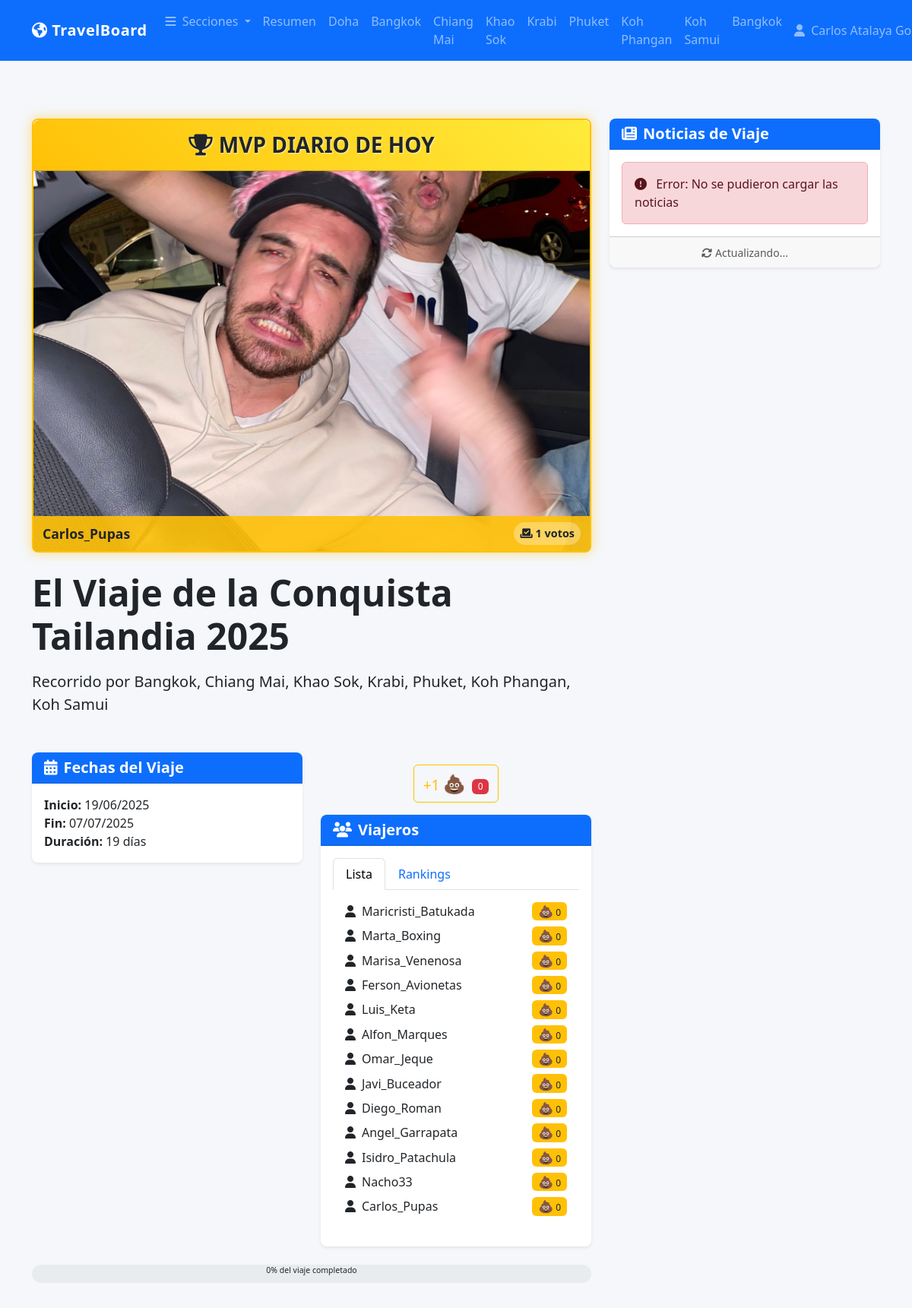
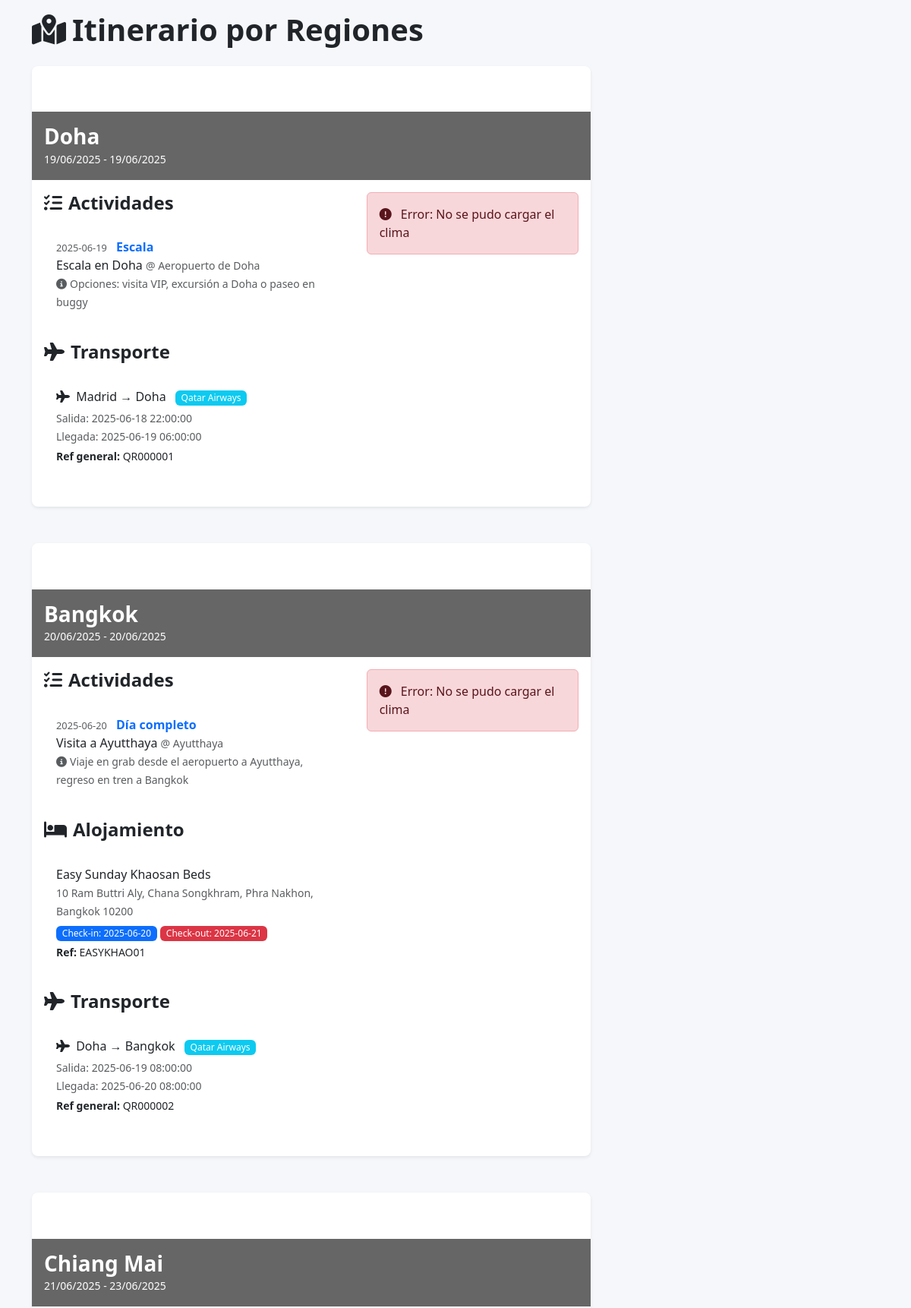
Screenshot of / (signed in, upper part) with the database file from the repository (2 pictures, top to bottom).
### models.py (models this page shows, shortened)
class User(UserMixin, db.Model):
    id = db.Column(db.Integer, primary_key=True)
    username = db.Column(db.String(80), unique=True, nullable=False)
    password_hash = db.Column(db.String(200), nullable=False)
    name = db.Column(db.String(100), nullable=False)
    phone = db.Column(db.String(20), nullable=True)
    is_admin = db.Column(db.Boolean, default=False)
    is_active_member = db.Column(db.Boolean, default=True)  # Campo para activación

class Vote(db.Model):
    id = db.Column(db.Integer, primary_key=True)
    category_id = db.Column(db.Integer, db.ForeignKey('vote_category.id'), nullable=False)
    voter_id = db.Column(db.Integer, db.ForeignKey('user.id'), nullable=False)
    traveler_name = db.Column(db.String(100), nullable=False)
    position = db.Column(db.Integer, nullable=False)  # 1-5 para la posición
    date = db.Column(db.Date, default=datetime.now().date)
    category = db.relationship('VoteCategory', backref=db.backref('votes', lazy=True))
    voter = db.relationship('User', backref=db.backref('votes_cast', lazy=True))

### app.py (the view)
@app.route('/')
def index():
    itinerary = load_itinerary('thailand_2025.yaml')
    if 'regions' not in itinerary or itinerary['regions'] is None:
        itinerary['regions'] = []
    current_date = datetime.now(pytz.UTC)
    current_region = get_current_region(itinerary, current_date)
    active_travelers = []
    if 'travelers' in itinerary and itinerary['travelers']:
        active_travelers = get_active_travelers(itinerary['travelers'])
    original_travelers = itinerary.get('travelers', [])
    itinerary['travelers'] = active_travelers
    daily_mvp = get_daily_mvp()
    return render_template('index.html',
                          itinerary=itinerary,
                          current_date=current_date,
                          current_region=current_region,
                          original_travelers=original_travelers,
                          daily_mvp=daily_mvp)  # Pasar el ganador a la plantilla

### app.py (called while the page is built)
@login_manager.user_loader
def load_user(user_id):
    return User.query.get(int(user_id))

@app.before_request
def check_initial_setup():
    public_endpoints = ['static', 'setup', 'auth.login', 'auth.logout']
    if request.endpoint in public_endpoints:
        return None
    user_count = User.query.count()
    if user_count == 0 and request.endpoint != 'setup':
        return redirect(url_for('setup'))
    if not current_user.is_authenticated and request.endpoint not in public_endpoints:
        return redirect(url_for('auth.login'))

def get_active_travelers(itinerary_travelers):
    from models import User
    active_users = User.query.filter_by(is_active_member=True).all()
    active_users_map = {}
    for user in active_users:
        active_users_map[user.username] = user
        active_users_map[user.name] = user
    active_travelers = []
    for traveler in itinerary_travelers:
        traveler_name = traveler['name']
        if traveler_name in active_users_map:
            active_travelers.append({
                'name': traveler_name,
                'phone': traveler.get('phone', ''),
                'user': active_users_map[traveler_name]
            })
    return active_travelers

### services/itinerary.py (called while the page is built)
def get_current_region(itinerary, current_date):
    for region in itinerary.get('regions', []):
        if (region.get('start_date') <= current_date <= region.get('end_date')):
            return region
    return None

### templates/index.html (shortened to what this page needs)
{% extends "base.html" %}
{% block content %}
{% if daily_mvp %}
<div class="card mvp-card mb-4 bounce-in">
    <div class="card-header mvp-header">
        <h3 class="mb-0 text-center">
            <i class="fas fa-trophy me-2"></i>MVP DIARIO
            {% if daily_mvp.is_yesterday %}
                DE AYER
            {% else %}
                DE HOY
            {% endif %}
        </h3>
    </div>
    <div class="position-relative">
        <img src="{{ url_for('static', filename='img/imagenes_graciosas_usuarios/' + daily_mvp.name + '.jpg') }}"
             class="img-fluid mvp-image-full" alt="{{ daily_mvp.name }}"
             onerror="this.src='{{ url_for('static', filename='img/placeholder-user.jpg') }}'"
             style="width: 100%; height: auto;">
        <div class="mvp-info-bar">
            <div class="d-flex justify-content-between align-items-center">
                <span class="mvp-name-compact">{{ daily_mvp.name }}</span>
                <span class="mvp-votes-compact">
                    <i class="fas fa-vote-yea me-1"></i>{{ daily_mvp.votes }} votos
                </span>
            </div>
        </div>
    </div>
</div>
{% endif %}
<div id="overview" class="mb-5">
    <h1 class="display-5">{{ itinerary.title }}</h1>
    <p class="lead">{{ itinerary.description }}</p>
    <div class="row mb-4 mt-5">
        <div class="col-md-6">
            <div class="card">
                <div class="card-header bg-primary text-white">
                    <h5 class="mb-0"><i class="fas fa-calendar-alt me-2"></i>Fechas del Viaje</h5>
                </div>
                <div class="card-body">
                    <p class="mb-0">
                        <strong>Inicio:</strong> {{ itinerary.start_date.strftime('%d/%m/%Y') }}<br>
                        <strong>Fin:</strong> {{ itinerary.end_date.strftime('%d/%m/%Y') }}<br>
                        <strong>Duración:</strong> {{ (itinerary.end_date - itinerary.start_date).days + 1 }} días
                    </p>
                </div>
            </div>
        </div>
        <div class="col-md-6">
            <div class="poop-counter-button text-center">
                <button class="btn btn-outline-warning" id="incrementPoopButton" title="¡He hecho caca!">
                    <span style="font-size: 1.2rem;">+1</span>
                    <span style="font-size: 1.5rem;">💩</span>
                    <span class="badge bg-danger ms-1" id="myPoopCount">0</span>
                </button>
            </div>
            <div class="card">
                <div class="card-header bg-primary text-white">
                    <h5 class="mb-0"><i class="fas fa-users me-2"></i>Viajeros</h5>
                </div>
                <div class="card-body">
                    {% if itinerary.travelers %}
                        <ul class="nav nav-tabs" id="travelersTabs" role="tablist">
                            <li class="nav-item" role="presentation">
                                <button class="nav-link active" id="travelers-tab" data-bs-toggle="tab"
                                        data-bs-target="#travelers-content" type="button" role="tab"
                                        aria-controls="travelers-content" aria-selected="true">
                                    Lista
                                </button>
                            </li>
                            <li class="nav-item" role="presentation">
                                <button class="nav-link" id="rankings-tab" data-bs-toggle="tab"
                                        data-bs-target="#rankings-content" type="button" role="tab"
                                        aria-controls="rankings-content" aria-selected="false">
                                    Rankings
                                </button>
                            </li>
                        </ul>
                        <div class="tab-content" id="travelersTabsContent">
                            <div class="tab-pane fade show active p-3" id="travelers-content" role="tabpanel" aria-labelledby="travelers-tab">
                                <ul class="list-unstyled mb-0">
                                    {% for traveler in itinerary.travelers %}
                                        <li class="d-flex justify-content-between align-items-center mb-2" data-traveler-name="{{ traveler.name }}">
                                            <div>
                                                <i class="fas fa-user me-2"></i>{{ traveler.name }}
                                            </div>
                                            <span class="badge bg-warning text-dark">
                                                <span style="font-size: 1rem;">💩</span>
                                                <span class="poop-count">0</span>
                                            </span>
                                        </li>
                                    {% endfor %}
                                </ul>
                            </div>
                        </div>
                    {% else %}
                        <p class="mb-0">No hay viajeros activos registrados.</p>
                    {% endif %}
                </div>
            </div>
        </div>
    </div>
    <div class="progress position-relative mb-5">
        {% set total_days = (itinerary.end_date - itinerary.start_date).days + 1 %}
        {% set days_passed = (current_date - itinerary.start_date).days %}
        {% set progress = (days_passed / total_days * 100)|int if days_passed > 0 else 0 %}
        {% set progress = 100 if progress > 100 else progress %}
        <small class="justify-content-center d-flex position-absolute w-100">
            {{ progress }}% del viaje completado
        </small>
    </div>
</div>
<h2 class="display-6 mb-4"><i class="fas fa-map-marked-alt me-2"></i>Itinerario por Regiones</h2>
<div class="tab-content">
    <div class="tab-pane fade show active" id="regions-content" role="tabpanel">
        {% from "components/region_card.html" import region_card %}
        {% if itinerary and itinerary.regions %}
            {% for region in itinerary.regions %}
                {{ region_card(region, current_region and current_region.id == region.id, current_user) }}
            {% endfor %}
        {% else %}
            <div class="alert alert-info">
                <i class="fas fa-info-circle me-2"></i>
                No hay regiones definidas en este itinerario o los datos no están disponibles.
            </div>
        {% endif %}
    </div>
</div>
{% endblock %}
{% block sidebar %}
    {% from "components/news_sidebar.html" import news_sidebar %}
    {{ news_sidebar() }}
{% endblock %}

### templates/base.html (shortened to what this page needs)
<!DOCTYPE html>
<html lang="es">
<head>
    <link href="https://cdn.jsdelivr.net/npm/bootstrap@5.3.0/dist/css/bootstrap.min.css" rel="stylesheet">
    <link rel="stylesheet" href="https://cdnjs.cloudflare.com/ajax/libs/font-awesome/6.4.0/css/all.min.css">
    <link rel="stylesheet" href="{{ url_for('static', filename='css/main.css') }}">
    <link rel="stylesheet" href="{{ url_for('static', filename='css/responsive.css') }}">
    <link rel="stylesheet" href="{{ url_for('static', filename='css/mvp_daily.css') }}">
</head>
<body>
    <header class="fixed-top">
        <nav class="navbar navbar-expand-lg navbar-dark bg-primary">
            <div class="container">
                <a class="navbar-brand" href="/">
                    <i class="fas fa-globe-americas"></i> TravelBoard
                </a>
                <div class="collapse navbar-collapse" id="mainNav">
                    <ul class="navbar-nav me-auto">
                        <li class="nav-item dropdown">
                            <a class="nav-link dropdown-toggle" href="#" id="sectionDropdown" role="button" data-bs-toggle="dropdown" aria-expanded="false">
                                <i class="fas fa-bars me-1"></i> Secciones
                            </a>
                        </li>
                        <li class="nav-item">
                            <a class="nav-link" href="/#overview">Resumen</a>
                        </li>
                        {% if itinerary and itinerary.regions %}
                            {% for region in itinerary.regions %}
                                <li class="nav-item">
                                    <a class="nav-link" href="#region-{{ region.id }}">{{ region.name }}</a>
                                </li>
                            {% endfor %}
                        {% endif %}
                    </ul>
                    <ul class="navbar-nav">
                        {% if current_user.is_authenticated %}
                            <li class="nav-item dropdown">
                                <a class="nav-link dropdown-toggle" href="#" id="userDropdown" role="button" data-bs-toggle="dropdown" aria-expanded="false">
                                    <i class="fas fa-user me-1"></i> {{ current_user.name }}
                                </a>
                            </li>
                        {% else %}
                            <li class="nav-item">
                                <a class="nav-link" href="{{ url_for('auth.login') }}">
                                    <i class="fas fa-sign-in-alt me-1"></i> Iniciar sesión
                                </a>
                            </li>
                        {% endif %}
                    </ul>
                </div>
            </div>
        </nav>
    </header>
    <main class="container mt-5 pt-5">
        <div class="row">
            <div class="col-lg-8 mb-4">
                {% block content %}{% endblock %}
            </div>
            <div class="col-lg-4">
                {% block sidebar %}{% endblock %}
            </div>
        </div>
    </main>
</body>
</html>

### static/css/main.css (style rules this page uses)
:root { --primary-color: #0d6efd; --secondary-color: #6c757d; --accent-color: #fd7e14; --success-color: #198754; --info-color: #0dcaf0; --warning-color: #ffc107; --danger-color: #dc3545; --light-color: #f8f9fa; --dark-color: #212529; }
body { font-family: 'Segoe UI', Tahoma, Geneva, Verdana, sans-serif; background-color: #f5f7fa; color: var(--dark-color); padding-top: 60px; }
a { color: var(--primary-color); text-decoration: none; transition: color 0.2s ease-in-out; }
.navbar-brand { font-weight: 700; letter-spacing: 0.5px; }
.card { border: none; border-radius: 0.5rem; box-shadow: 0 0.125rem 0.25rem rgba(0, 0, 0, 0.075); transition: transform 0.2s ease-in-out, box-shadow 0.2s ease-in-out; }
.card-header { border-radius: 0.5rem 0.5rem 0 0 !important; font-weight: 600; }
h1, h2, h3, h4, h5, h6 { font-weight: 600; margin-bottom: 1rem; }
.display-5, .display-6 { font-weight: 600; }
.progress { height: 1.5rem; border-radius: 1rem; background-color: #e9ecef; }
.badge { font-weight: 500; padding: 0.35em 0.65em; border-radius: 0.375rem; }
html { scroll-behavior: smooth; scroll-padding-top: 70px; }

### static/css/responsive.css (style rules this page uses)
@media (prefers-reduced-motion: no-preference) { .nav-item { transition: all 0.2s ease; } }

### static/css/mvp_daily.css (style rules this page uses)
.mvp-card { transition: all 0.3s ease; box-shadow: 0 0 15px rgba(255, 193, 7, 0.5); overflow: hidden; border: 2px solid #ffc107; margin-bottom: 2rem; }
.mvp-header { background: linear-gradient(45deg, #ffc107, #ffeb3b); color: #212529; text-shadow: 1px 1px 2px rgba(255,255,255,0.7); padding: 1rem; font-weight: bold; }
.mvp-image-full { display: block; max-height: 500px; object-fit: cover; width: 100%; transition: transform 0.5s ease; }
.mvp-info-bar { position: absolute; bottom: 0; left: 0; right: 0; background: rgba(255, 193, 7, 0.9); padding: 8px 12px; color: #212529; font-weight: bold; }
.mvp-name-compact { font-size: 1.1rem; font-weight: bold; }
.mvp-votes-compact { font-size: 0.9rem; background-color: rgba(255, 255, 255, 0.3); padding: 4px 8px; border-radius: 20px; }
.bounce-in { animation: bounceIn 1s ease; }

### templates/index.html (style rules this page uses)
.poop-counter-button { margin: 1rem 0; }

### rows the page displays
User: name "Carlos Atalaya…"
Vote: traveler_name (picture), name "Carlos_Pupas"
User: name "Maricristi_Batukada"
User: name "Marta_Boxing"
User: name "Marisa_Venenosa"
User: name "Ferson_Avionetas"
User: name "Luis_Keta"
User: name "Alfon_Marques"
User: name "Omar_Jeque"
User: name "Javi_Buceador"
User: name "Diego_Roman"
User: name "Angel_Garrapata"
User: name "Isidro_Patachula"
User: name "Nacho33"

### other values shown
{{ region.name }} "Doha" "Bangkok" "Chiang Mai" "Khao Sok" "Krabi" "Phuket" "Koh Phangan" "Koh Samui" "Bangkok"
{{ daily_mvp.votes }} "1"
{{ itinerary.title }} "El Viaje de la Conquista Tailandia 2025"
{{ itinerary.description }} "Recorrido por Bangkok, Chiang Mai, Khao Sok, Krabi, Phuket, Koh Phangan, Koh Samui"
{{ itinerary.start_date.strftime('%d/%m/%Y') }} "19/06/2025"
{{ itinerary.end_date.strftime('%d/%m/%Y') }} "07/07/2025"
{{ (itinerary.end_date - itinerary.start_date).days + 1 }} "19"
{{ traveler.name }} "Carlos_Pupas"
{{ progress }} "0"
{{ region.name }} "Doha" "Bangkok" "Chiang Mai"
{{ region.start_date.strftime('%d/%m/%Y') }} "19/06/2025" "20/06/2025" "21/06/2025"
{{ region.end_date.strftime('%d/%m/%Y') }} "19/06/2025" "20/06/2025" "23/06/2025"
{{ activity.date }} "2025-06-19" "2025-06-20"
{{ activity.time }} "Escala" "Día completo"
{{ activity.name }} "Escala en Doha" "Visita a Ayutthaya"
